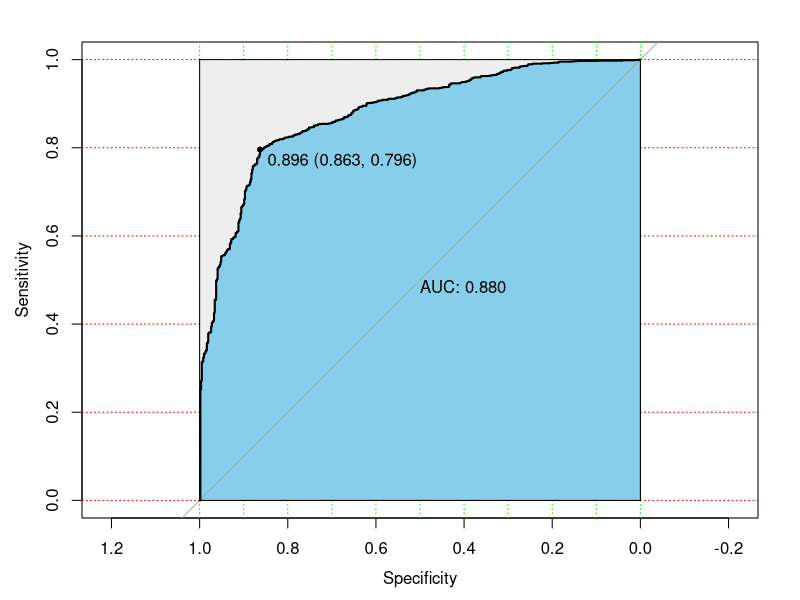

Generate this figure with R:
dataDublin=read.csv("./dublin_property.csv",header=T,stringsAsFactors = TRUE)
View(dataDublin)
str(dataDublin)

dataDublin$area[which(dataDublin$area=="null")]=NA
dataDublin$bed[which(dataDublin$bed=="null")]=NA
data=na.omit(dataDublin)

data$price=as.numeric(gsub('[,€]', '', data$price))
data$area=as.numeric(gsub('[ac,m²]','',data$area))
data$bed=as.numeric(gsub('[Bed]','',data$bed))

#Y should 0-1.So change apartment type is 1, house type is 0
data$type=factor(data$type,levels = c("Apartment","Bungalow","Detached","Duplex","End of Terrace",
                                      "Semi-D","Terrace","Townhouse"),
                labels=c("1","0","0","1","0","0","0","1"))

#change district to numeric, needs to convert 6W to 66
data$district=as.numeric(gsub('[W]','6',data$district))

View(data)
str(data)
summary(data)
table(data$type)
table(data$bed)

#creating a random sample for training and testing data
set.seed(1234)
data_rand=data[order(runif(2389)),]

data_train=data_rand[1:1911, ]
data_test=data_rand[1912:2389, ]

#build model
model=glm(type ~ district +area + bed +price,
                   data=data_train,family="binomial")
summary(model)

modeldata=glm(type ~ district +area + bed + latitude + longitude + price
              ,data=data_train,family = "binomial")
summary(modeldata)

coef(modeldata)

#Y=1.005762e+00*1 + 9.974900e-01*2 + 1.082732e+01*3 + 5.242799e-01*4 + 6.687032e-01*5 + 1.000000e+00*6 
exp(coef(modeldata))

exp(confint(modeldata))

library(pROC)
pre=predict(modeldata,data)
modelroc=roc(data$type,pre)
#AUC=0.88, good model
plot(modelroc, print.auc=TRUE, auc.polygon=TRUE, grid=c(0.1, 0.2),
     grid.col=c("green", "red"), max.auc.polygon=TRUE,
     auc.polygon.col="skyblue", print.thres=TRUE)

#verify
newdata=data.frame(district=8,
                   area=33,
                   bed=1,
                   latitude=53.34129, 
                   longitude=-6.28018,
                   price=195000)

newdata1=data.frame(district=24,
                    area=68,
                    bed=3,
                    price=280000)

prediction=predict(modeldata,newdata,type="response")
prediction1=predict(model,newdata1,type="response")
print(prediction)
print(prediction1)
